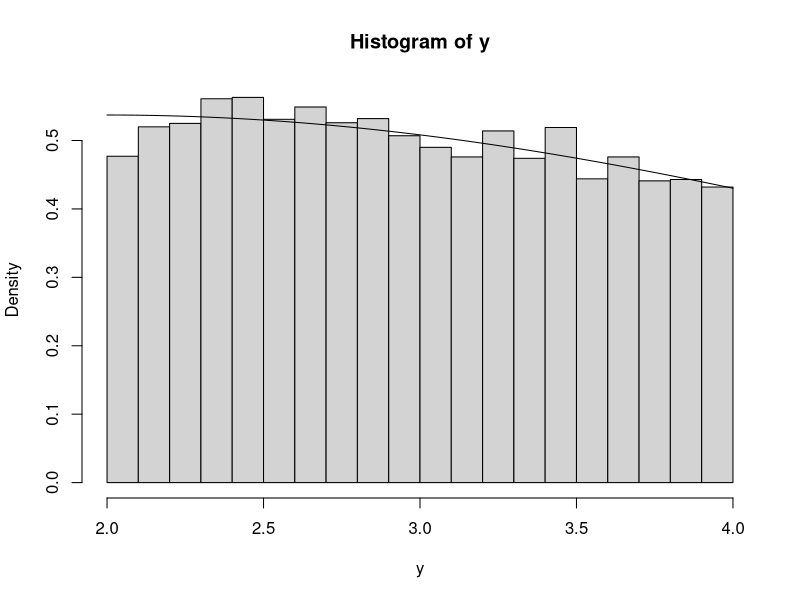
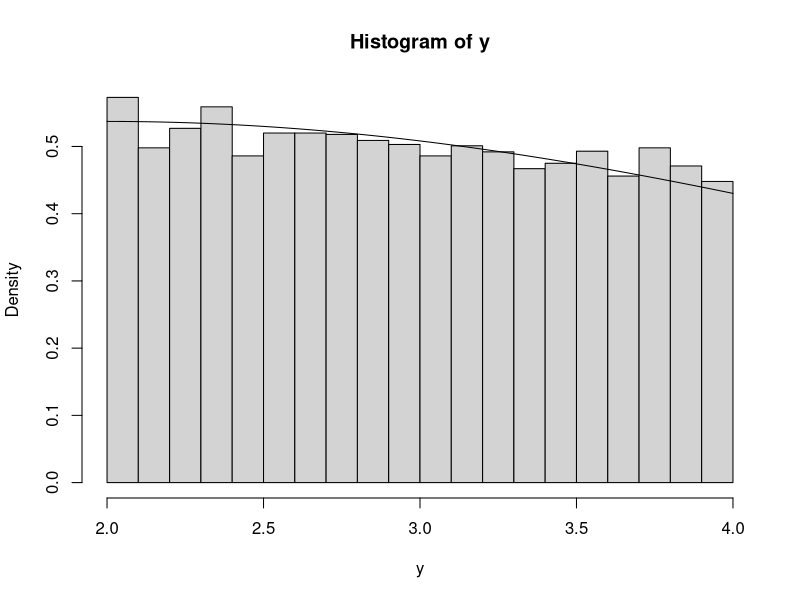
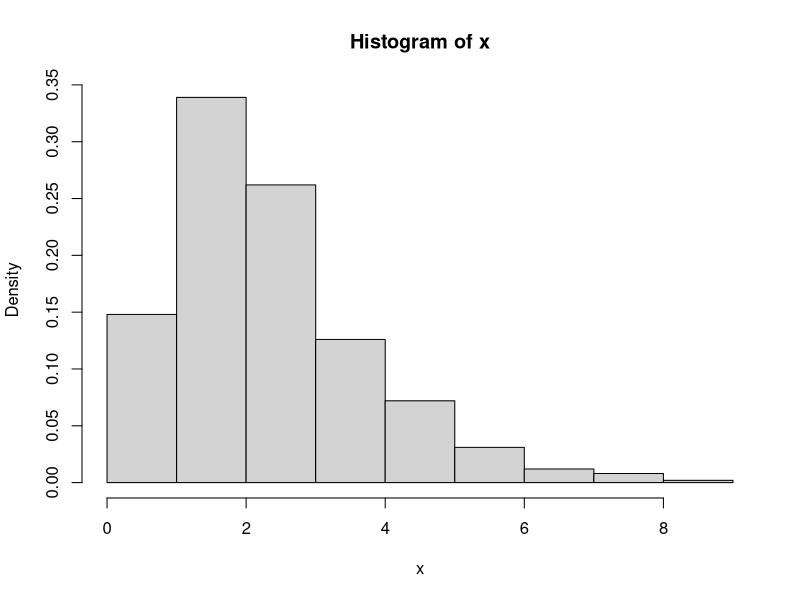
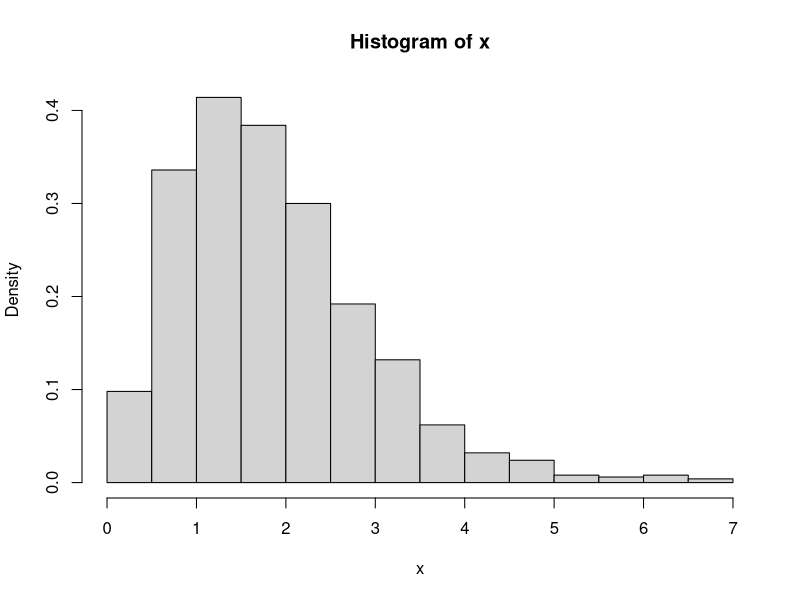
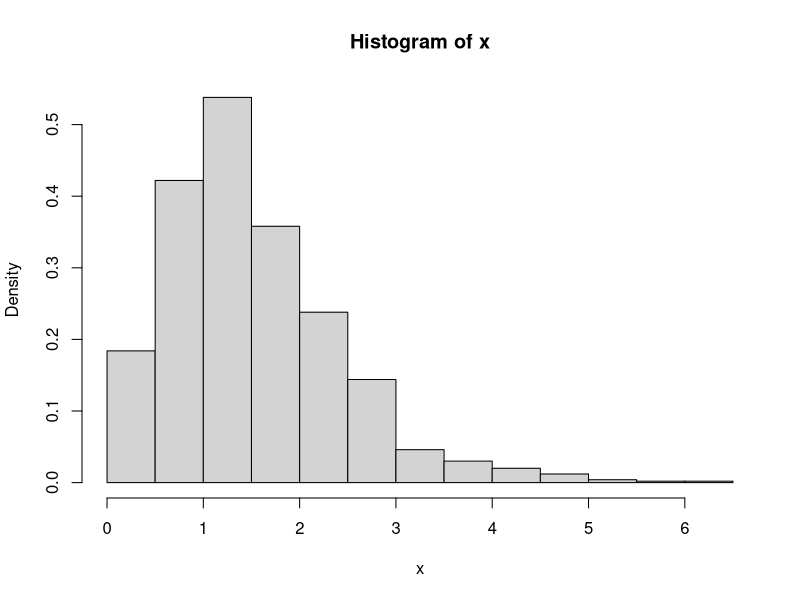
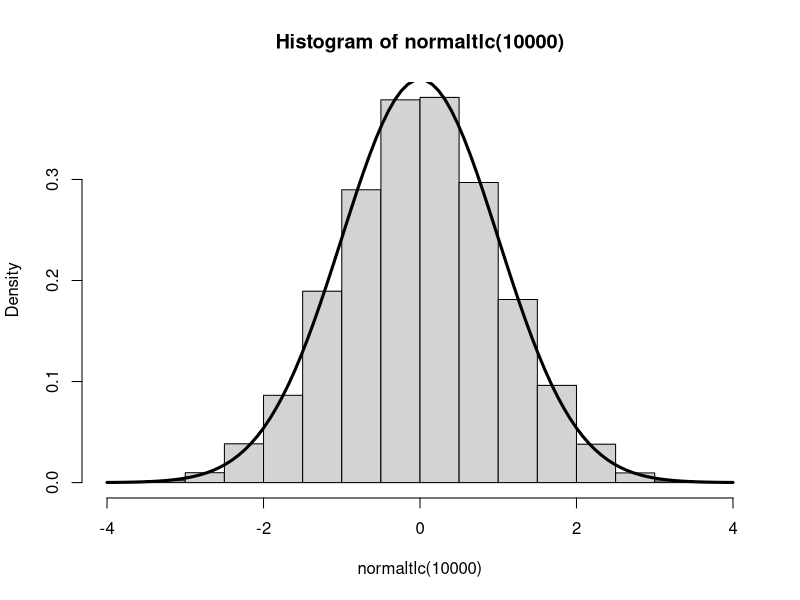
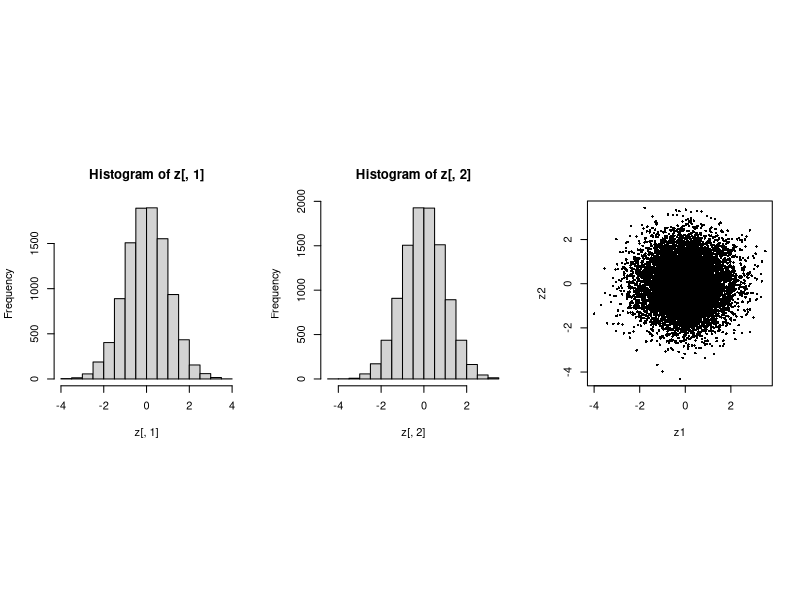
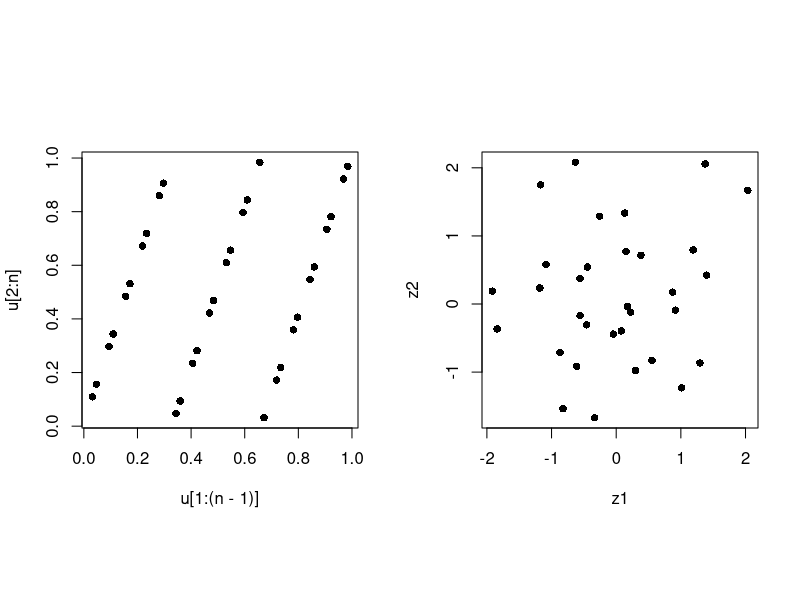

Here is the R script that generated these plots, in order:
## ---- chunk 1
knitr::opts_chunk$set(echo = TRUE)
## ---- chunk 2
metodo1 <- function(mu,sigma,a,b,n){
 #esta función muestrea de la distribución normal y posteriormente selecciona los casos 
 #que caen en el intervalo (a,b) para obtener una muestra truncada de la normal.
l <- 0 #longitud inicial de la muestra
iter <- 0 #número de iteraciones
y <- NULL #vector con los valores aceptados
while(l < n){
  x <- rnorm(1,mean=mu,sd=sigma)
  if(x>=a & x<=b) y <- c(y,x)
  l <- length(y)
  iter <- iter + 1
  next
}
return(list(y=y,iter=iter))
}
## ---- chunk 3
mu <- 2; sigma <- 3; a<- 2; b <- 4; n <- 10000
y <- metodo1(mu=mu,sigma=sigma,a=a,b=b,n=n)$y
x <- seq(a,b,length.out = n)
hist(y,prob=T)
lines(x,dnorm(x,mean=mu,sd=sigma)/(pnorm(b,mean=mu,sd=sigma)-pnorm(a,mean=mu,sd=sigma)))
## ---- chunk 4
metodo2 <- function(mu,sigma,a,b,n){
  #Esta función obtiene una muestra de la distribución normal a partir de transformación integral
u <- runif(n)
v <- pnorm(a,mean=mu,sd=sigma)+(pnorm(b,mean=mu,sd=sigma)-pnorm(a,mean=mu,sd=sigma))*u
return(qnorm(v,mean=mu,sd=sigma))
}
## ---- chunk 5
mu <- 2; sigma <- 3; a<- 2; b <- 4; n <- 10000
y <- metodo2(mu=mu,sigma=sigma,a=a,b=b,n=n)
x <- seq(a,b,length.out = n)
hist(y,prob=T)
lines(x,dnorm(x,mean=mu,sd=sigma)/(pnorm(b,mean=mu,sd=sigma)-pnorm(a,mean=mu,sd=sigma)))
## ---- chunk 6
system.time(y1 <- metodo1(mu=2,sigma=3,a=2,b=4,n=100000))
system.time(y2 <- metodo2(mu=2,sigma=3,a=2,b=4,n=100000))
## ---- chunk 7
m1 <- function(N,n,k,lambda){
  #Función para generar una muestra de tamaño N de la késima estadística de orden de una 
  #muestra de tamaño n de una distribución exp(lambda)
  M <- matrix(-lambda*log(runif(N*n)),nrow=N,ncol=n,byrow=T)
  return(apply(M,1,function(x)sort(x)[k]))
}

x <- m1(1000,5,3,3)
hist(x,prob=T)
## ---- chunk 8
rbeta1 <- function(N,n,i){
  #esta función obtiene una muestra aleatoria de tamaño N de una beta(i,n-i+1)
  M <- choose(n,i)*i*((i-1)/(n-1))^(i-1)*((n-i)/(n-1))^(n-i)
  y <- NULL
  l <- 0
  while(l<N){
    u1 <- runif(1)
    if(runif(1) < M*u1^i*(1-u1)^(n-i))y <- c(y,u1)
    l <- length(y)
    next
  }
  return(y)
  }
## ---- chunk 9
m2 <- function(N,n,k,lambda){
  #Función para generar una muestra de tamaño N de la késima estadística de orden de una 
  #muestra de tamaño n de una distribución exp(lambda)
  v <- rbeta1(N,n,k)
  return(-lambda*log(v))
}

x <- m2(1000,5,3,3)
hist(x,prob=T)

## ---- chunk 10
m3 <- function(N,n,k,lambda){
  #Función para generar una muestra de tamaño N de la késima estadística de orden de una 
  #muestra de tamaño n de una distribución exp(lambda)
  v <- rbeta(N,n,k)
  return(-lambda*log(v))
}

x <- m3(1000,5,3,3)
hist(x,prob=T)

## ---- chunk 11
system.time(m1(10000,5,3,3))
system.time(m2(10000,5,3,3))
system.time(m3(10000,5,3,3))
## ---- chunk 12
normaltlc <- function(n){
  #Esta función genera n muestras "normales" utiizando la aproximación del TLC
  return(apply(matrix(runif(n*12,min = -0.5,max = 0.5),nrow=n,byrow = F),1,sum))
}

hist(normaltlc(10000),probability = T)
curve(dnorm,add=T,lwd=3)

#comparando probabilidades en las colas: podemos ver que la aproximación no es muy buena.
x <- normaltlc(10000)
sum(x>3)/10000
pnorm(3,lower.tail = F)
## ---- chunk 13
normalBM <- function(n){ 
    u1 <- runif(n)
    u2 <- runif(n)
		R  <- sqrt(-2*log(u1))  
		z1 <- R*cos(2*pi*u2)
		z2 <- R*sin(2*pi*u2)
		return(cbind(z1,z2))
}

z <- normalBM(10000)
par(mfrow=c(1,3))
par(pty="s")
hist(z[,1],breaks=20); hist(z[,2],breaks=20);plot(z,pch=16,cex=0.5)
## ---- chunk 14
	seed <- 10
	RANDU <- function() {seed <<-(3 * seed+1) %% (64); seed/(64)} #generador RANDU
	u <- NULL; n <- 1000
	for(i in 1:n) u <- c(u,RANDU()) #genera muestra de n uniformes RANDU
	
	R <- sqrt(-2*log(u[1:(n-1)]))  #Ahora obten normales con Box-Muller
	z1 <- R*cos(2*pi*u[2:n])
	z2 <- R*sin(2*pi*u[2:n])
	par(mfrow=c(1,2))
	par(pty="s")
	plot(u[1:(n-1)],u[2:n],pch=16)
	plot(z1,z2,pch=16)	
## ---- chunk 15
	#Ahora permutamos para mejorar la cobertura.
	v <- sample(u); R <- sqrt(-2*log(v[1:(n-1)])); th <- v[2:n]
  par(mfrow=c(1,2))
  par(pty="s")
	plot(v[1:(n-1)],v[2:n],pch=16,cex=0.4)
	plot( R*cos(2*pi*th), R*sin(2*pi*th), pch=16, cex=0.2)	

